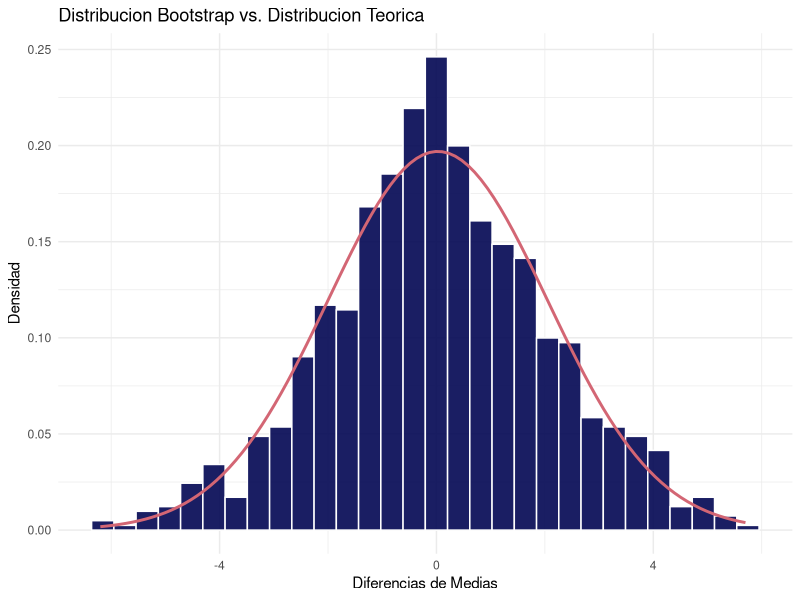
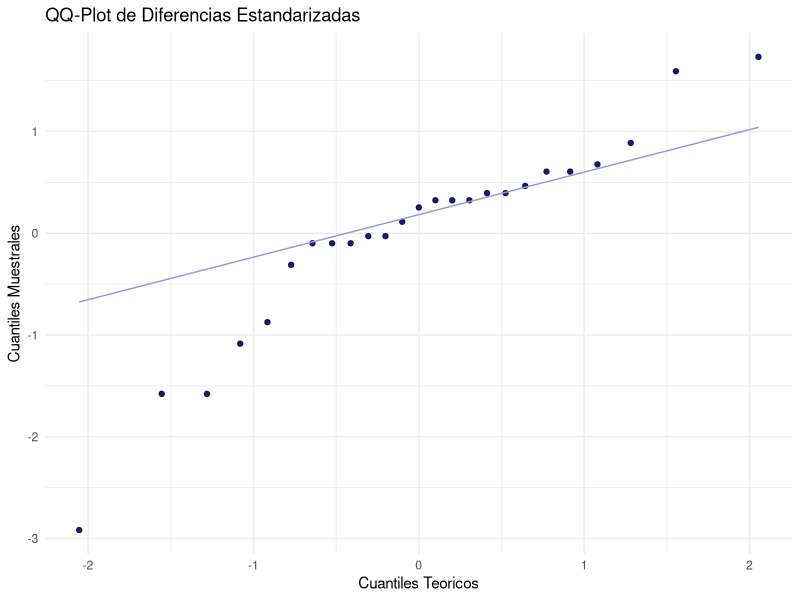
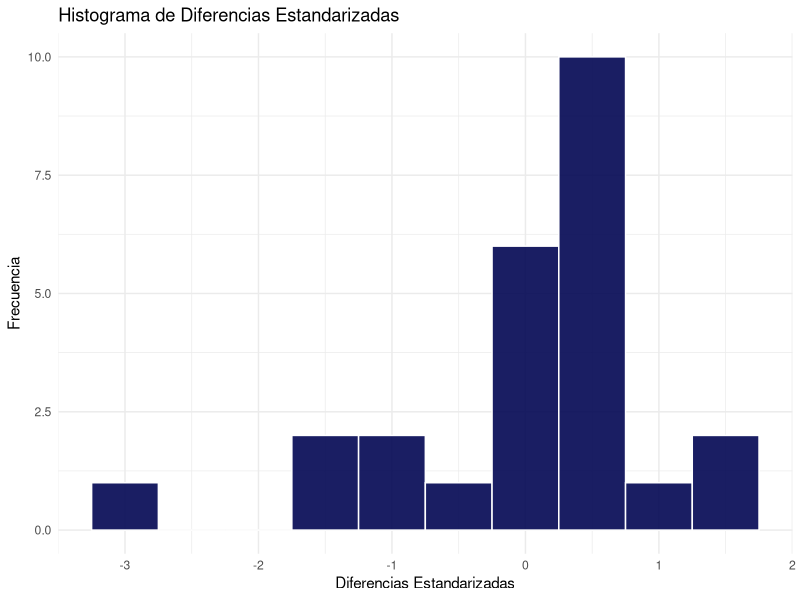

Here is the R script that generated these plots, in order:
## ---- chunk 1
# Datos
n_2017 <- 1001  
n_2018 <- 1283

x_2017 <- 34
x_2018 <- 49

# Proporciones observadas
p_2017 <- x_2017 / n_2017
p_2018 <- x_2018 / n_2018

# Proporción combinada
p_0 <- (x_2017 + x_2018) / (n_2017 + n_2018)

(prop.test(c(x_2017, x_2018), c(n_2017, n_2018), alternative = "less", correct = FALSE))

z <- (p_2017 - p_2018) / sqrt(p_0 * (1 - p_0) * (1/n_2017 + 1/n_2018))
z

p_valor <- pnorm(z, lower.tail = TRUE)
p_valor
## ---- chunk 2
# Datos
colesterol <- c(210, 190, 205, 220, 195, 225, 200, 215, 210, 180,
                205, 195, 210, 220, 195, 230, 205, 210, 200, 215,
                225, 190, 210, 220, 200, 210, 205, 195, 215, 210)

mu_X <- 200
X_barra <- mean(colesterol)
s <- sd(colesterol)
n <- length(colesterol)

(prueba_t <- t.test(colesterol, mu = mu_X, alternative = "greater"))

t_observado <- (X_barra - mu_X) / (s / sqrt(n))
t_observado

p_valor <- pt(t_observado, df = n - 1, lower.tail = FALSE)
p_valor
## ---- chunk 3
# Datos
grupo_manana <- c(78, 85, 90, 88, 76, 82, 85, 89, 91, 80)
grupo_tarde <- c(75, 80, 85, 83, 78, 77, 82, 84, 86, 81)

(prueba_t <- t.test(grupo_manana, grupo_tarde, alternative = "two.sided", var.equal = FALSE))

X <- grupo_manana
Y <- grupo_tarde

n_X <- length(X)
n_Y <- length(Y)

X_barra <- mean(X)
Y_barra <- mean(Y)

s2_X <- var(X)
s2_Y <- var(Y)

gamma_X <- s2_X / n_X
gamma_Y <- s2_Y / n_Y

t_observado <- (X_barra - Y_barra) / sqrt(gamma_X + gamma_Y)
t_observado

V_s <- (gamma_X + gamma_Y)^2 / ( (gamma_X^2) / (n_X - 1) + (gamma_Y^2) / (n_Y - 1) )
V_s

p_valor <- 2 * pt(-abs(t_observado), V_s)
p_valor
## ---- chunk 4
B <- 1000 # Número de muestras bootstrap

diferencia_observada <- mean(X) - mean(Y)   # Diferencia de medias observada

datos_combinados <- c(X, Y)     # Unir los grupos para hacer el remuestreo bajo la hipótesis nula
# Generar una matriz de muestras bootstrap
# Cada columna es una nueva muestra de los datos combinados
muestras_bootstrap <- matrix(sample(datos_combinados, (n_X + n_Y) * B,
                                    replace = TRUE), n_X + n_Y, B)

# Dividir las muestras bootstrap en las correspondientes para X y Y
X_bootstrap <- muestras_bootstrap[1:n_X, ]
Y_bootstrap <- muestras_bootstrap[(n_X + 1):(n_X + n_Y), ]

# Calcular las diferencias de medias de cada muestra bootstrap
diferencias_bootstrap <- colMeans(X_bootstrap) - colMeans(Y_bootstrap)

# Se usa valor absoluto porque es una prueba de dos colas
p_valor_bootstrap <- mean(abs(diferencias_bootstrap) >= abs(diferencia_observada))
p_valor_bootstrap

media_bootstrap <- mean(diferencias_bootstrap)
sd_bootstrap <- sd(diferencias_bootstrap)

# Graficar
library(ggplot2)
ggplot(data.frame(diferencias_bootstrap = diferencias_bootstrap), aes(x = diferencias_bootstrap)) +
  geom_histogram(aes(y = ..density..), bins = 30, fill = "#020652", color = "#FFFFFF", alpha = 0.9) +
  stat_function(fun = dnorm, args = list(mean = media_bootstrap, sd = sd_bootstrap), color = "#D36674", size = 1) +
  labs(title = "Distribucion Bootstrap vs. Distribucion Teorica",
       x = "Diferencias de Medias",
       y = "Densidad") +
  theme_minimal()
## ---- chunk 5
# Datos
n <- 200
X <- 185
p_0 <- 0.95
p_muestral <- X / n
p_muestral - p_0
## ---- chunk 6
# ------------------------------ p-valor exacto ------------------------------
p_valor_real <- pbinom(X, n, p_0, lower.tail = TRUE)
p_valor_real

# ---------------------- Sin corrección de continuidad ---------------------- 
p_valor_TLC <- 1 - pnorm(1.62, lower.tail = TRUE)
p_valor_TLC

# ---------------------- Con corrección de continuidad  ---------------------- 
p_valor_correcion <- 1 - pnorm(1.45, lower.tail = TRUE)
p_valor_correcion
## ---- chunk 7
# Datos
antes <- c(88, 72, 82, 64, 72, 110, 79, 106, 72, 63, 59, 109,
           62, 97, 78, 92, 88, 79, 60, 65, 78, 70, 66, 66, 121)
despues <- c(83, 71, 74, 62, 88, 81, 81, 98, 64, 61, 59, 80, 68,
             75, 96, 81, 81, 60, 57, 63, 71, 69, 68, 69, 73)


(t.test(antes, despues, paired = TRUE, alternative = "two.sided"))

diferencias <- despues - antes

n <- length(diferencias)
X_barra <- mean(diferencias)
s <- sd(diferencias)

# QQ plot
diferencias_std <- (diferencias - X_barra) / s 

# Crear un qq plot
library(ggplot2)
ggplot(data.frame(diferencias_std), aes(sample = diferencias_std)) +
  stat_qq(color = "#020652", alpha = 0.9) +
  stat_qq_line(color = "#9D95DD") +
  labs(title = "QQ-Plot de Diferencias Estandarizadas",
       x = "Cuantiles Teoricos",
       y = "Cuantiles Muestrales") +
  theme_minimal()

# Crear un histograma con ggplot2
ggplot(data.frame(diferencias_std), aes(x = diferencias_std)) +
  geom_histogram(binwidth = 0.5, fill = "#020652", color = "#FFFFFF", alpha = 0.9) +
  labs(title = "Histograma de Diferencias Estandarizadas",
       x = "Diferencias Estandarizadas",
       y = "Frecuencia") +
  theme_minimal()
## ---- chunk 8
t_observado <- X_barra / (s / sqrt(n))
t_observado

# p-valor
p_valor <- 2 * pt(-abs(t_observado), df = n - 1)
p_valor
## ---- chunk 9
# ---------------- Bootstrap  ---------------- 
B <- 10000

# Generamos una matriz de muestras bootstrap
muestras_bootstrap <- matrix(sample(diferencias, n * B, replace = TRUE), n, B)

# Calculamos las medias de cada muestra bootstrap
medias_bootstrap <- colMeans(muestras_bootstrap)

# Calculamos las varianzas de cada muestra bootstrap
varianzas_bootstrap <- apply(muestras_bootstrap, 2, var)

# Calculamos los estadísticos t de bootstrap
t_bootstrap <- (medias_bootstrap - X_barra) / (sqrt(varianzas_bootstrap) / sqrt(n))

# Calculamos el p-valor usando el método bootstrap
p_valor_bootstrap <- mean(abs(t_bootstrap) >= abs(t_observado))
p_valor_bootstrap
